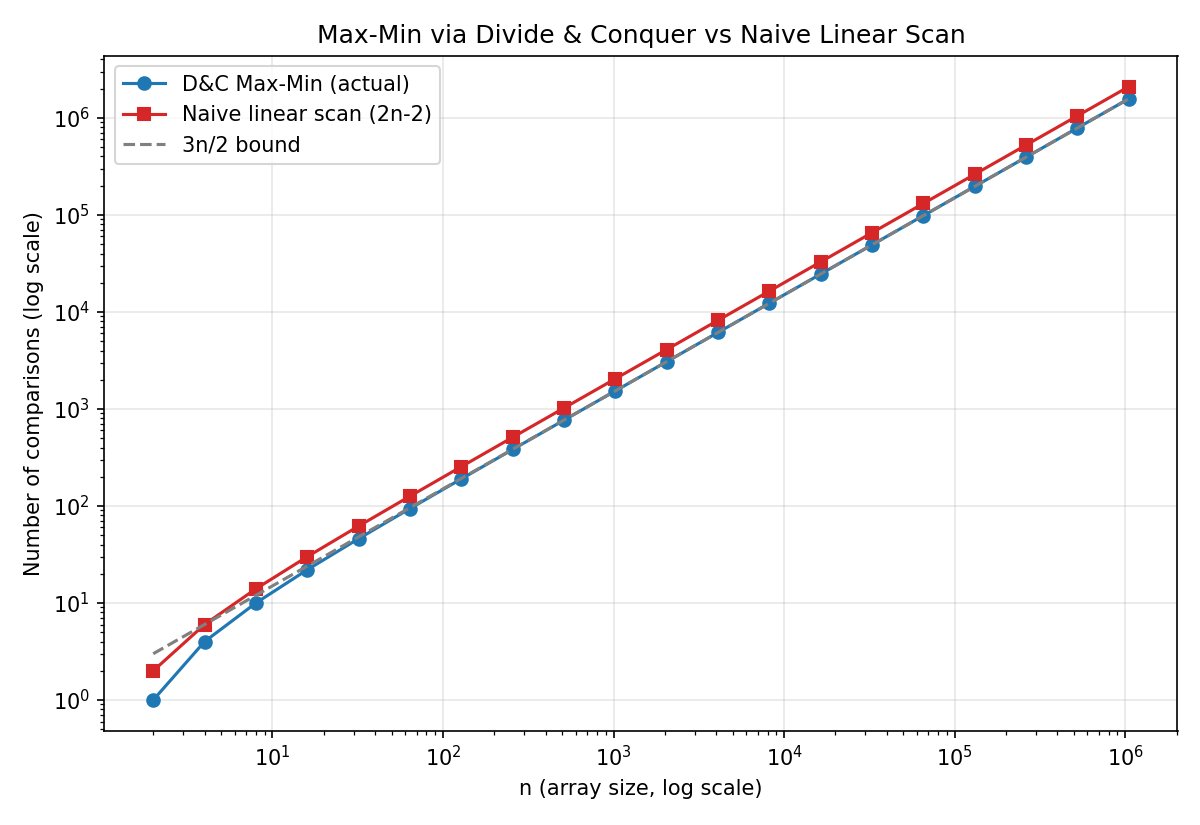

Generate this figure with Python:
"""
Lab 03 - Question 3: Max and Min using D&C
Plots D&C comparisons vs linear-scan comparisons vs the 3n/2 bound.
"""
import pandas as pd
import matplotlib.pyplot as plt

df = pd.read_csv("benchmark.csv")

plt.figure(figsize=(8, 5.5))
plt.plot(df["n"], df["dc_comparisons"], marker='o', label="D&C Max-Min (actual)", color="#1f77b4")
plt.plot(df["n"], df["linear_comparisons"], marker='s', label="Naive linear scan (2n-2)", color="#d62728")
plt.plot(df["n"], df["bound_3n_2"], linestyle="--", label="3n/2 bound", color="gray")
plt.xscale("log")
plt.yscale("log")
plt.xlabel("n (array size, log scale)")
plt.ylabel("Number of comparisons (log scale)")
plt.title("Max-Min via Divide & Conquer vs Naive Linear Scan")
plt.legend()
plt.grid(True, alpha=0.3)
plt.tight_layout()
plt.savefig("plot.png", dpi=150)
print("Saved plot.png")
